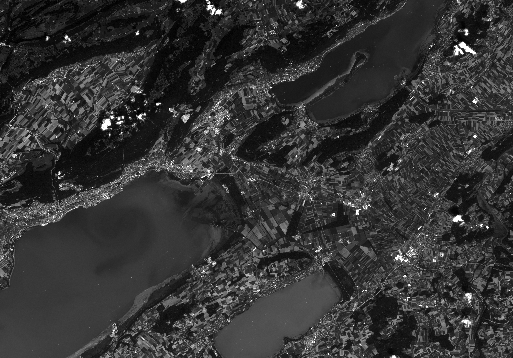
#> input picture python/3Lacs_B2.png, 513 x 358 px; its folder holds 4 pictures in this run
$ python image_processing_with_kmeans.py
#> lines starting #> are read from the running program, lines starting #| are printed output that depends on the picture
# -*- coding: utf-8 -*-
"""
image_processing_with_kmeans.py

Landon Halloran
07.03.2019
www.ljsh.ca

Demonstration of kmeans using multi-band image data. Good intro to several powerful
python modules! And good example of a practical unsupervised discrete ML application
to remote sensing data.
Data is downsampled Sentinel-2 data (bands 2,3,4,8) at 60m resolution in PNG format.
"""

# import these modules:
import matplotlib.pyplot as plt
import numpy as np
import pandas as pd
import imageio
import glob
import seaborn as sns; sns.set(style="ticks", color_codes=True)


# import images to dictionary:
images = dict();
for image_path in glob.glob("*.png"):
    print('reading ',image_path)
    temp = imageio.imread(image_path)
#> temp is the input picture: shape (358, 513, 4); mean R, G, B, A 52.3, 52.3, 52.3, 255
    temp = temp[:,:,0].squeeze()
#> temp: shape (358, 513)
    images[image_path[6:8]] = temp
print('images have ', np.size(temp),' pixels each')
#| images have  183654  pixels each
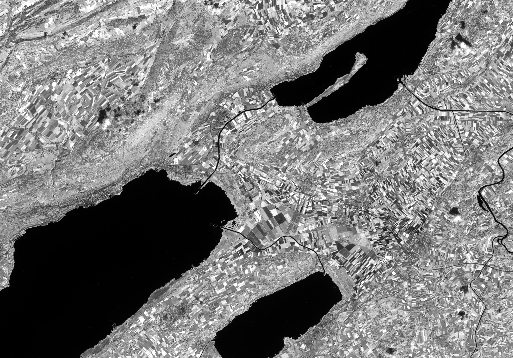
#> temp: shape (358, 513); min 0, max 255, mean 119.8


# make a 3D numpy array of data...
imagecube = np.zeros([images['B2'].shape[0],images['B2'].shape[1],4])
imagecube[:,:,0] = images['B2'] #
imagecube[:,:,1] = images['B3'] #
imagecube[:,:,2] = images['B4'] #
imagecube[:,:,3] = images['B8'] #
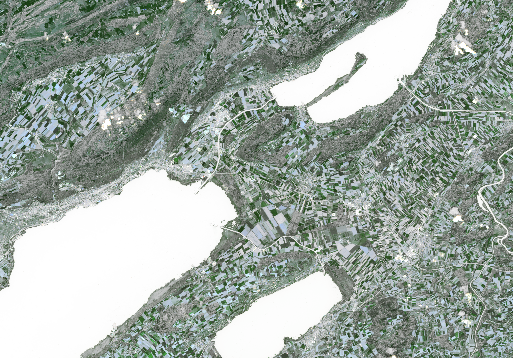
#> imagecube: shape (358, 513, 4) float64; mean of channels 0, 1, 2, 3 52.3, 67.3, 49.8, 119.8; transparent parts drawn white
imagecube=imagecube/256 #  scaling to between 0 and 1

# display an RGB or false colour image
thefigsize = (10,8)# set figure size
plt.figure(figsize=thefigsize)
plt.imshow(imagecube[:,:,0:3])


# sample random subset of images
Nsamples = 5000 # number of samples we take from image
imagesamples = []
for i in range(Nsamples):
    xr=np.random.randint(0,imagecube.shape[1]-1)
    yr=np.random.randint(0,imagecube.shape[0]-1)
    imagesamples.append(imagecube[yr,xr,:])
#> after the loop, imagesamples = 5000 items, first 6: [0.0312, 0.102, 0.0547, 0.574], [0.461, 0.473, 0.5, 0.277], [0.137, 0.207, 0.105, 0.922], [0.0586, 0.121, 0.0859, 0.379], [0.234, 0.441, 0.199, 0.949], [0.246, 0.367, 0.285, 0.582]
# convert to pandas dataframe
imagessamplesDF=pd.DataFrame(imagesamples,columns = ['B2','B3','B4','B8'])
#> imagessamplesDF = table of 5000 rows and 4 columns


# make pairs plot (each band vs. each band)
seaborn_params_p = {'alpha': 0.6, 's': 40, 'edgecolor': 'k'}
pp1=sns.pairplot(imagessamplesDF, plot_kws = seaborn_params_p)#, hist_kws=seaborn_params_h)
#pp1.map_diag(sns.kdeplot, lw=2, legend=False, alpha=0.6) # not working.

# fit kmeans to to samples:
from sklearn.cluster import KMeans

NUMBER_OF_CLUSTERS = 5 # <---------- define number of clusters (groups) here!
KMmodel = KMeans(n_clusters=NUMBER_OF_CLUSTERS)
KMmodel.fit(imagessamplesDF)
KM_train = list(KMmodel.predict(imagessamplesDF))
#> KM_train = 5000 values, max 4 at index 0, min 0 at index 2, mean 1.8
i=0
for k in KM_train:
    KM_train[i] = str(k)
    i=i+1
#> this loop made 5000 passes
#> k on passes 1, 3, 5: 4, 0, 0
#> after the loop, KM_train = 5000 items, first 6: '4', '2', '0', '4', '0', '3'; i = 5000
imagessamplesDF2=imagessamplesDF
#> imagessamplesDF2 = table of 5000 rows and 4 columns
imagessamplesDF2['group'] = KM_train
# pair plots with clusters coloured:
pp2=sns.pairplot(imagessamplesDF,vars=['B2','B3','B4','B8'], hue='group',plot_kws = seaborn_params_p)

#
imageclustered=np.empty((imagecube.shape[0],imagecube.shape[1]))
i=0
for row in imagecube:
    temp = KMmodel.predict(row)
    imageclustered[i,:]=temp
    i=i+1
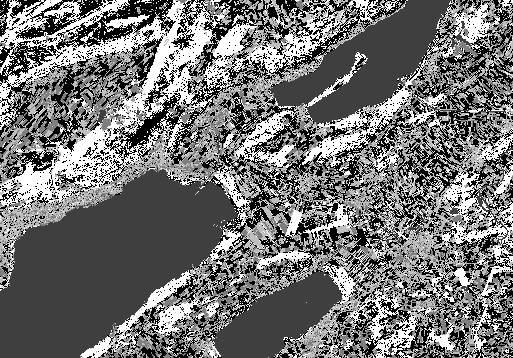
#> imageclustered: shape (358, 513) float64; min 0, max 4, mean 1.81; drawn with min black and max white
#> after the loop, i = 358
# plot the map of the clustered data
plt.figure(figsize=thefigsize)
plt.imshow(imageclustered, cmap='rainbow') # see other colour maps @ https://matplotlib.org/examples/color/colormaps_reference.html
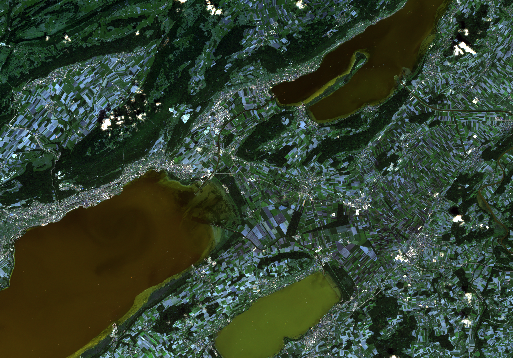
#> shown: shape (358, 513, 3) float64; mean R, G, B 0.204, 0.263, 0.195
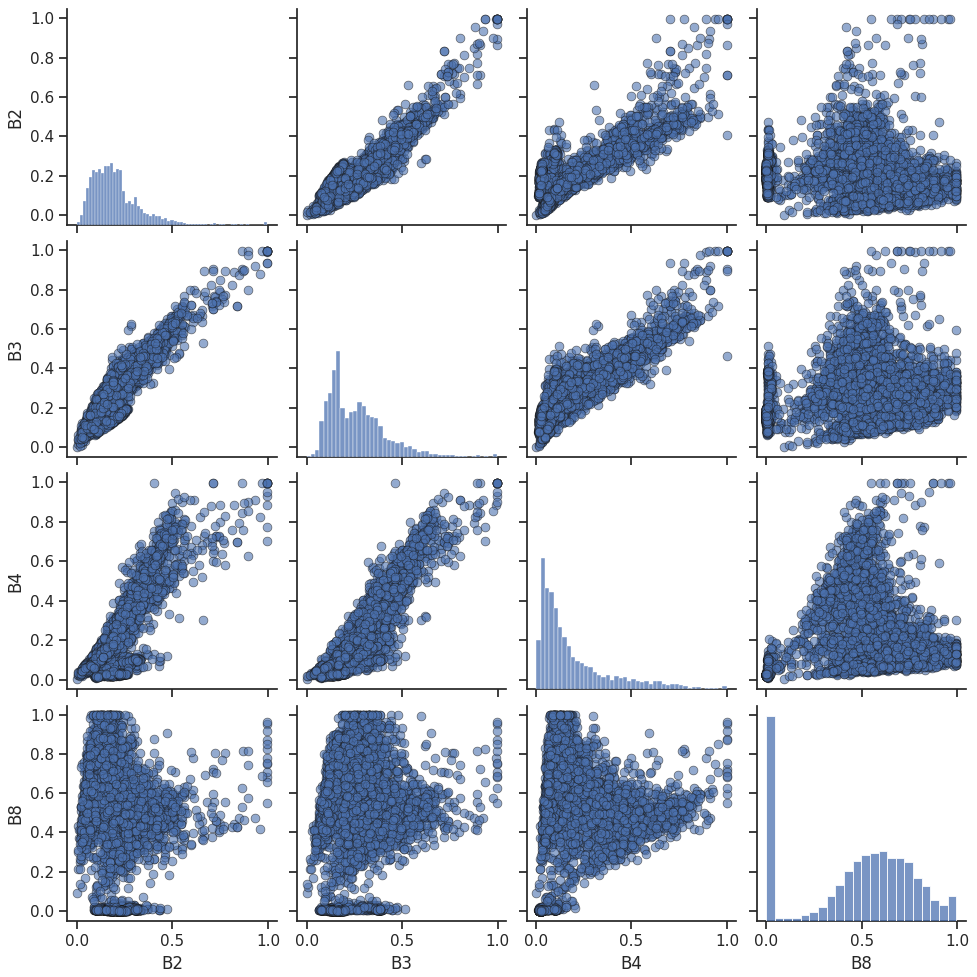
#> figure drawn by matplotlib, 16 panels
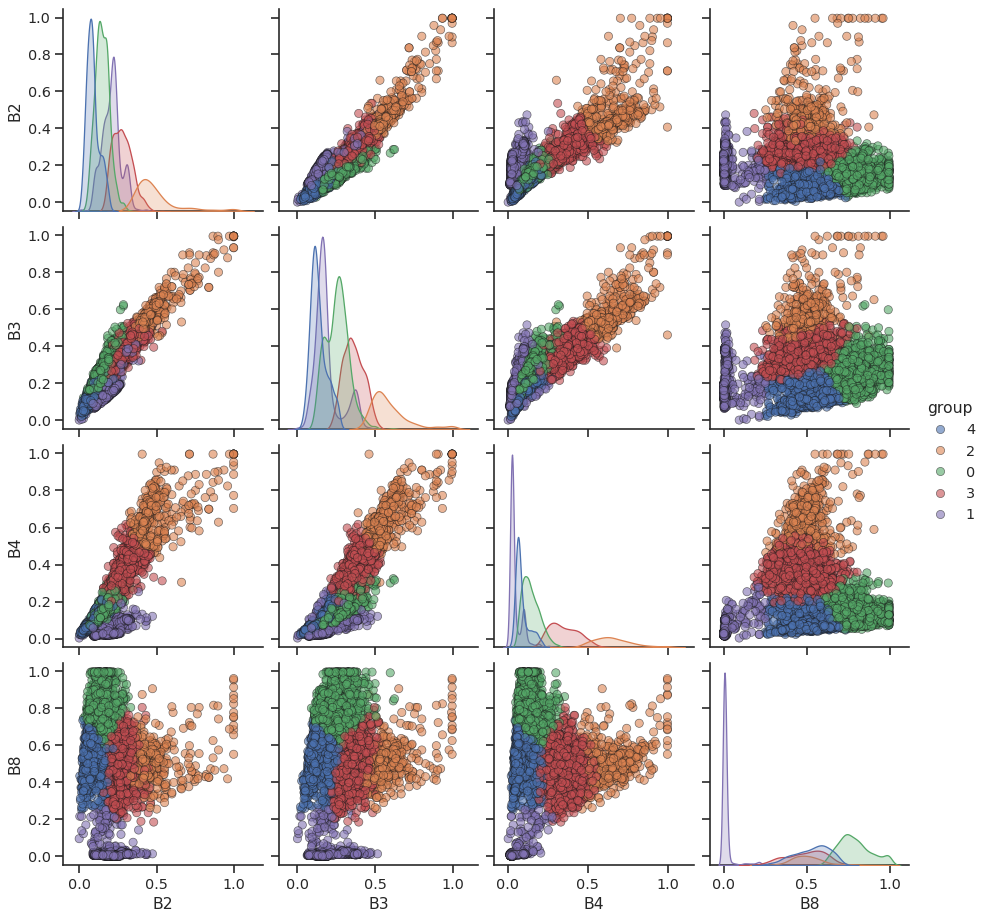
#> figure drawn by matplotlib, 16 panels
